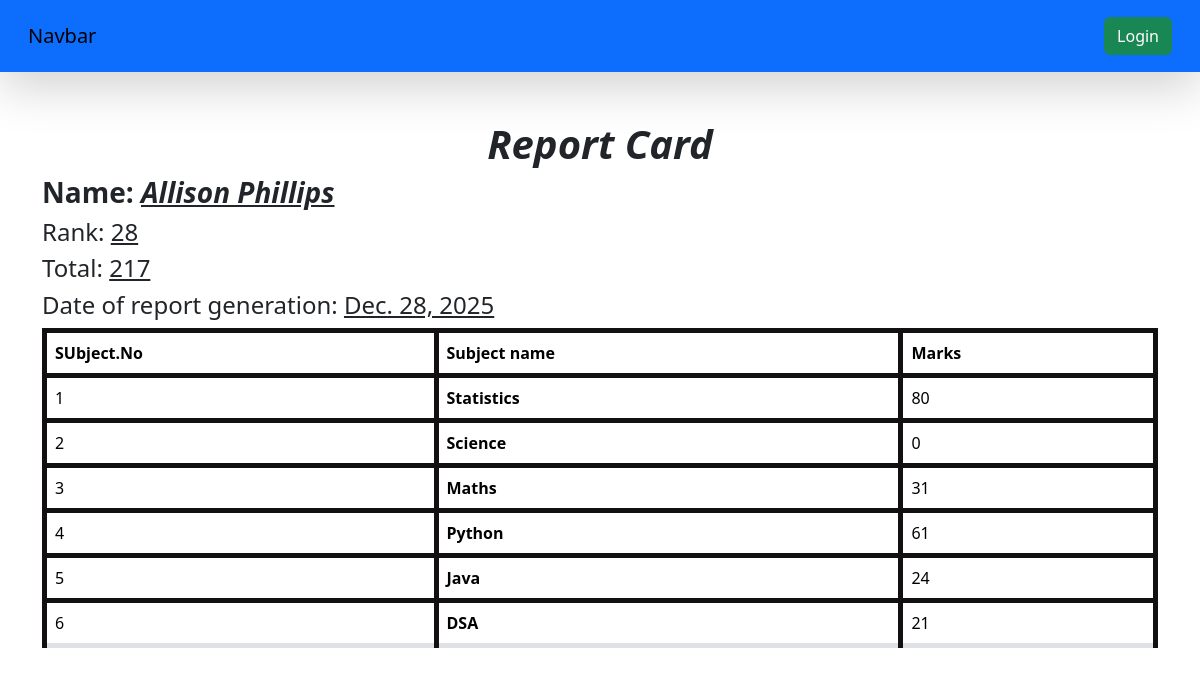
Screenshot of /see_marks/Stu83/ with the database file from the repository.
### vegetable/models.py (models this page shows, shortened)
class SubjectMarks(models.Model):
    student=models.ForeignKey(Student,related_name="studentmarks",on_delete=models.CASCADE)
    subject=models.ForeignKey(Subject,on_delete=models.CASCADE)
    marks=models.IntegerField()
    class Meta:
        unique_together=['student','subject']

class Student(models.Model):
    department=models.ForeignKey(Department,related_name="depart",on_delete=models.CASCADE)
    student_id=models.OneToOneField(StudentID,related_name="studentid",on_delete=models.SET_NULL,null=True,unique=True)
    name=models.CharField(max_length=100)
    email=models.EmailField(unique=True)
    age=models.IntegerField(default=18)
    address=models.TextField(blank=True,null=True)
    is_deleted=models.BooleanField(default=False)
    objects=StudentsManager()
    admin_objects=models.Manager()
    def __str__(self) -> str:
        return self.name
    class Meta:
        ordering=['name']
        verbose_name="student"

class Reportcard(models.Model):
    student=models.ForeignKey(Student,related_name="studentreportcard",on_delete=models.CASCADE)
    student_rank=models.IntegerField()
    date_of_report_card_generation=models.DateField(auto_now_add=True)
    class Meta:
        unique_together=['student_rank','date_of_report_card_generation']

class Subject(models.Model):
    sub_name=models.CharField(max_length=100)

### vegetable/views.py (the view)
# urls.py: path("see_marks/<student_id>/",see_marks,name="see_marks"),
def see_marks(request,student_id):
    queryset=SubjectMarks.objects.filter(student__student_id__student_id=student_id)
    total_marks=queryset.aggregate(total_marks=Sum('marks'))
    return render(request,'vegetable/report/see_marks.html',{'queryset':queryset,'total_marks':total_marks})

### vegetable/templates/vegetable/report/see_marks.html
{% extends 'home/base.html' %}
{%block start%}
<div class="container mt-5">
<table class='table table-stripped'>
    <div><h1 style="text-align:center"><b><i>Report Card</i></b></h1></div>
    <h3><b>Name: <i><u>{{queryset.first.student}}</u></i></b></h3>
    <h4>Rank: <u>{{queryset.first.student.studentreportcard.first.student_rank}}</u></h4>
    <h4>Total: <u>{{total_marks.total_marks}}</u></h4>
    <h4>Date of report generation: <u>{{queryset.first.student.studentreportcard.first.date_of_report_card_generation}}</u></h4>
    <thead>
        <tr >
            <th scope="col"><b>SUbject.No</b></th>
            <th scope="col"><b>Subject name</b></th>
            <th scope="col"><b>Marks</b></th>
        </tr>
    </thead>
    <tbody>
            {% for i in queryset%}
        <tr>
            <td>{{forloop.counter}}</td>
            <td><b>{{i.subject.sub_name}}</b></td>
            <td>{{i.marks}}</td>
        </tr>
        {%endfor%}
        </tbody>
    </table>
</div>
{%endblock%}

### home/templates/home/base.html (style rules this page uses)
table,th,td { border:5px solid rgba(18, 16, 16, 1); }

### rows the page displays
SubjectMarks: first.student "Allison Phillips", first.student.studentreportcard.first.student_rank "28", first.student.studentreportcard.first.date_of_report_card_generation "Dec. 28, 2025", subject.sub_name "Statistics", marks "80"
SubjectMarks: subject.sub_name "Science", marks "0"
SubjectMarks: subject.sub_name "Maths", marks "31"
SubjectMarks: subject.sub_name "Python", marks "61"
SubjectMarks: subject.sub_name "Java", marks "24"
SubjectMarks: subject.sub_name "DSA", marks "21"

### other values shown
{{ total_marks.total_marks }} "217"
